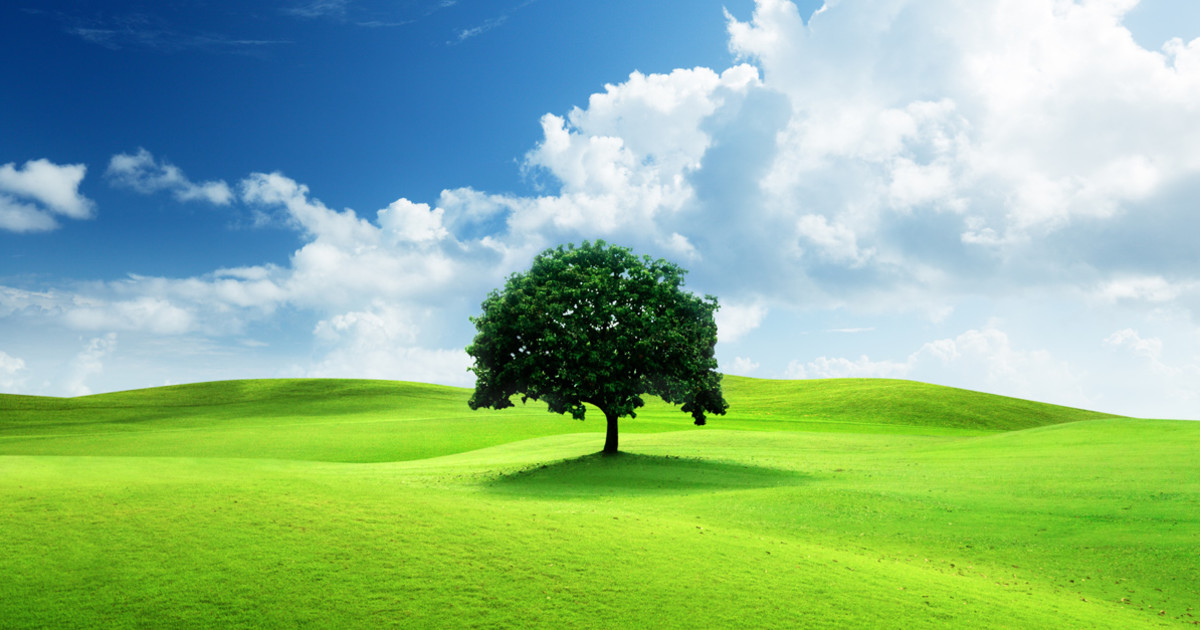
#> input picture imageMM-main/imageMM-main/Q1/image1.jpg, 1200 x 630 px
$ jupyter execute Ex2.ipynb   (older library calls are emulated)
#> lines starting #> are read from the running program, lines starting #| are printed output that depends on the picture
[cell 1]
import cv2
from skimage.feature import hog
import numpy as np
from matplotlib import pyplot as plt

[cell 2]
# Load and preprocess the image
image = cv2.imread('image1.jpg', cv2.IMREAD_GRAYSCALE)
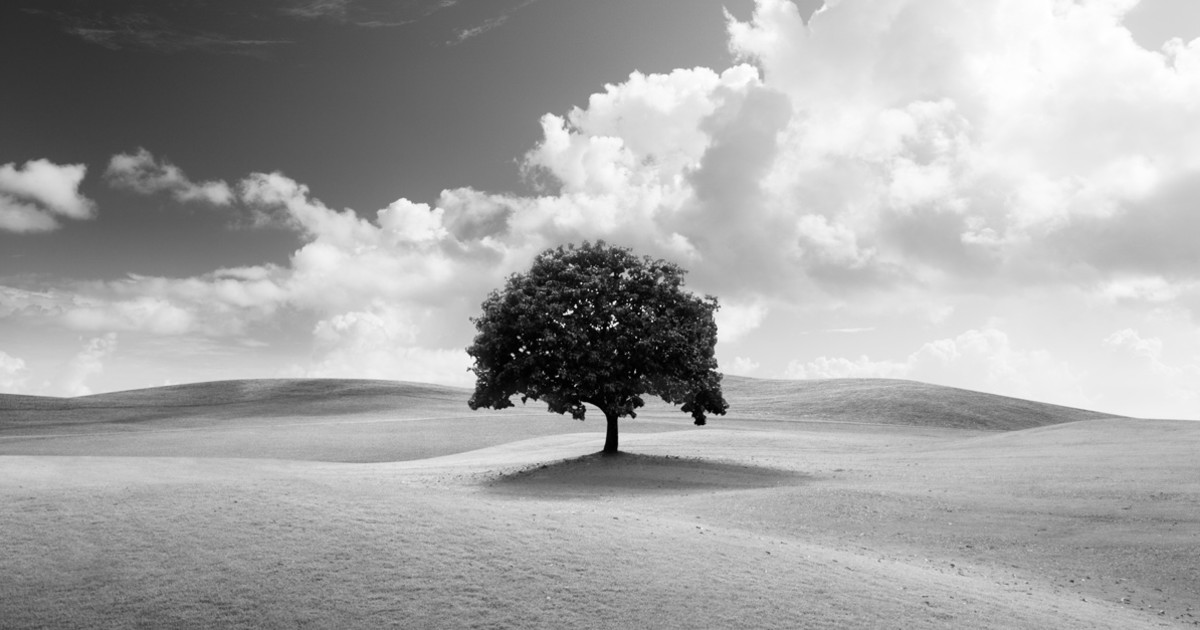
#> image: shape (630, 1200); min 0, max 255, mean 165.3

[cell 3]
# Check if the image was loaded successfully
if image is None:
    print("Error: Could not load the image.")
else:
    # Resize the image to 64x128
    image_resized = cv2.resize(image, (64, 128))
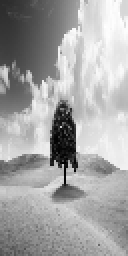
#> image_resized: shape (128, 64) (shown 2 times larger); min 1, max 255, mean 165.2
    # Display the grayscale image
    plt.figure(figsize=(10, 5))
    plt.subplot(1, 2, 1)
    plt.imshow(image, cmap='gray')
    plt.title('Input Image')
    plt.axis('off')

    plt.subplot(1, 2, 2)
    plt.imshow(image_resized, cmap='gray')
    plt.title('Resized Image')
    plt.axis('off')

    plt.show()
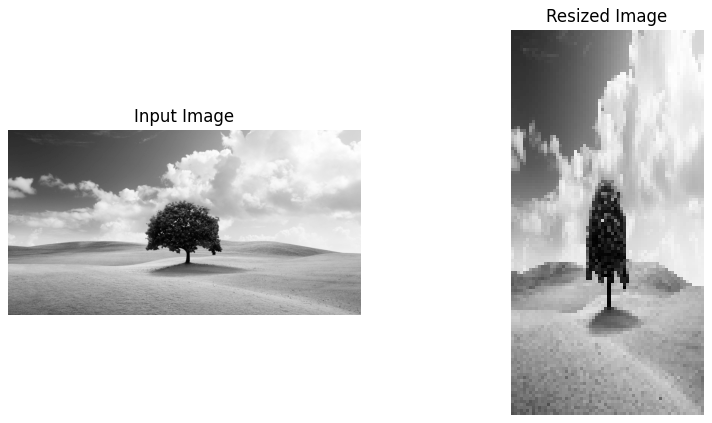
#> figure drawn by matplotlib, 2 panels

[cell 4]
# Calculate gradients along x and y directions
grad_x = cv2.Sobel(image_resized, cv2.CV_64F, 1, 0, ksize=3)
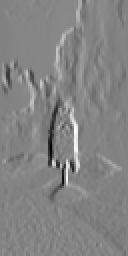
#> grad_x: shape (128, 64) float64 (shown 2 times larger); min -896, max 855, mean 9.3; drawn with min black and max white
grad_y = cv2.Sobel(image_resized, cv2.CV_64F, 0, 1, ksize=3)
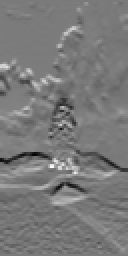
#> grad_y: shape (128, 64) float64 (shown 2 times larger); min -497, max 541, mean -0.2; drawn with min black and max white

# Display the gradients
plt.figure(figsize=(10, 5))
plt.subplot(1, 2, 1)
plt.imshow(np.abs(grad_x), cmap='gray')
plt.title('Gradient in X direction')
plt.axis('off')

plt.subplot(1, 2, 2)
plt.imshow(np.abs(grad_y), cmap='gray')
plt.title('Gradient in Y direction')
plt.axis('off')
plt.show()
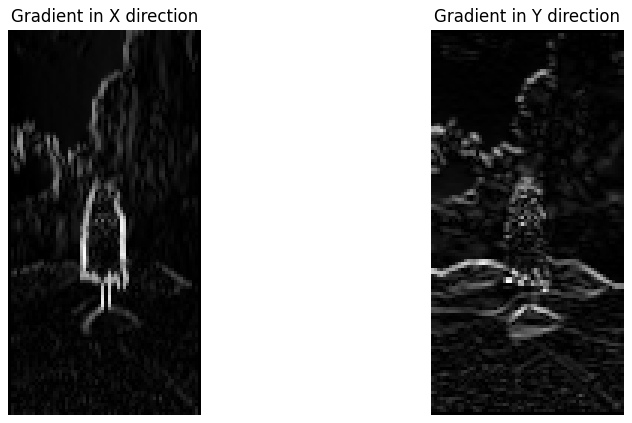
#> figure drawn by matplotlib, 2 panels

[cell 5]
# Calculate the magnitude and orientation of gradients
magnitude = cv2.magnitude(grad_x, grad_y)
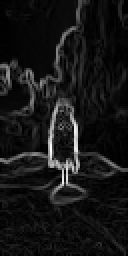
#> magnitude: shape (128, 64) float64 (shown 2 times larger); min 0, max 896.4, mean 78.9; drawn with min black and max white
orientation = cv2.phase(grad_x, grad_y, angleInDegrees=True)
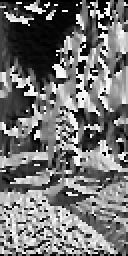
#> orientation: shape (128, 64) float64 (shown 2 times larger); min 0, max 359.8, mean 163.6; drawn with min black and max white

# Display magnitude and orientation images
plt.figure(figsize=(10, 5))
plt.subplot(1, 2, 1)
plt.imshow(magnitude, cmap='gray')
plt.title('Gradient Magnitude')
plt.axis('off')

plt.subplot(1, 2, 2)
plt.imshow(orientation, cmap='gray')
plt.title('Gradient Orientation')
plt.axis('off')
plt.show()

[cell 6]
# HOG feature extraction
hog_features, hog_image = hog(
    image_resized,
    orientations=9,
    pixels_per_cell=(8, 8),
    cells_per_block=(2, 2),
    block_norm='L2-Hys',
    visualize=True,
    transform_sqrt=True
)
#> hog_features = 3780 values, max 0.441 at index 72, min 0 at index 65, mean 0.134

# Display the HOG visualization
plt.imshow(hog_image, cmap='gray')
plt.title('HOG Features')
plt.axis('off')
plt.show()
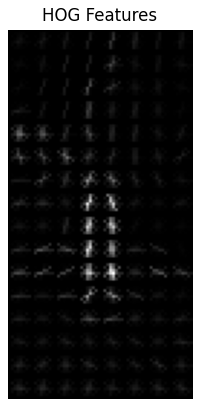
#> figure drawn by matplotlib, 1 panel

# Print the feature vector size
print(f"HOG feature vector size: {hog_features.shape}")
#| HOG feature vector size: (3780,)

$ run again, with imageMM-main/imageMM-main/Q1/image2.jpg copied over imageMM-main/imageMM-main/Q1/image1.jpg
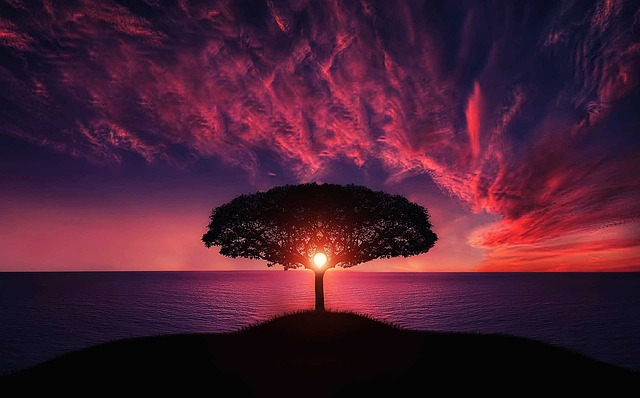
#> input picture imageMM-main/imageMM-main/Q1/image2.jpg, 640 x 398 px
#> `orientation = cv2.phase(grad_x, grad_y, angleInDegrees=True)`:
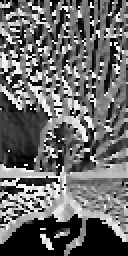
#> orientation: shape (128, 64) float64 (shown 2 times larger); min 0, max 359.3, mean 149.3; drawn with min black and max white
#> hog_features = 3780 values, max 0.627 at index 2290, min 0 at index 84, mean 0.133
#> `plt.show()`:
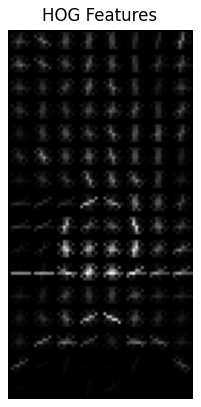
#> figure drawn by matplotlib, 1 panel
#| HOG feature vector size: (3780,)
